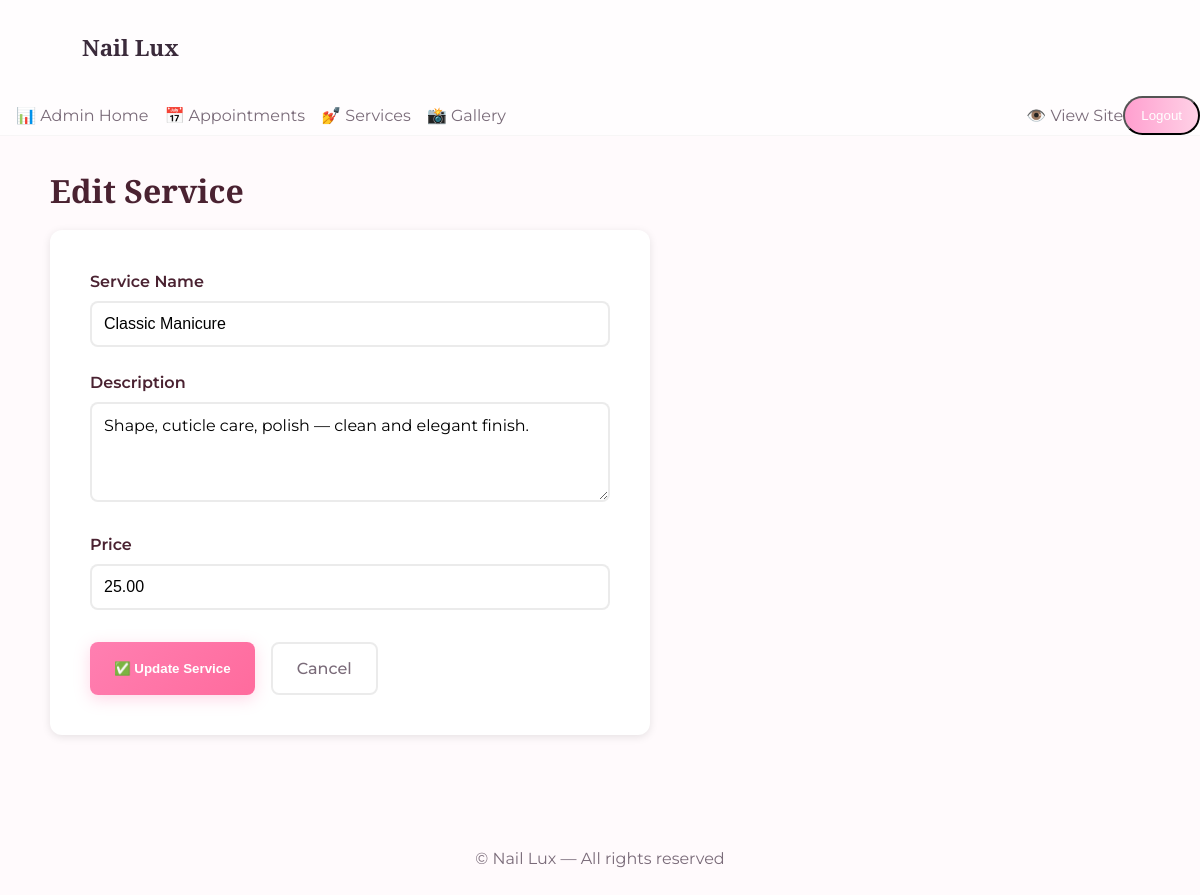
The page /site-admin/services/1/edit/ (signed in) on the database its author committed.
### home/models.py (models this page shows, shortened)
class Service(models.Model):
    service_name = models.CharField(max_length=100)
    description = models.TextField()
    price = models.DecimalField(max_digits=10, decimal_places=2)

### site_admin/views.py (the view)
# urls.py: path('services/<int:service_id>/edit/', views.edit_service, name='edit_service'),
@login_required(login_url='admin_login')
def edit_service(request, service_id):
    service = Service.objects.get(id=service_id)
    if request.method == 'POST':
        service.service_name = request.POST.get('service_name')
        service.description = request.POST.get('description')
        service.price = request.POST.get('price')
        service.save()
        return redirect('services_admin')
    return render(request, 'admin/edit_service.html', context={'service': service})

### site_admin/context_processors.py (called while the page is built)
def admin_context(request):
    is_admin = request.path.startswith('/site-admin')
    return {
        'is_admin_section': is_admin,
    }

### site_admin/templates/admin/edit_service.html (shortened to what this page needs)
{% extends "base.html" %}
{% block content %}
<section class="container admin-section" style="padding: 2rem 0;">
  <h1 style="font-family: Playfair Display, serif; color: #4a2231; font-size: 2rem; margin: 0 0 1rem;">Edit Service</h1>
  <div style="background: white; padding: 2.5rem; border-radius: 12px; box-shadow: 0 2px 8px rgba(0,0,0,0.1); max-width: 600px;">
    <form method="post">
      <div style="margin-bottom: 1.5rem;">
        <label style="display: block; font-weight: 600; margin-bottom: 0.5rem; color: #4a2231;">Service Name</label>
        <input type="text" name="service_name" required placeholder="e.g., Gel Manicure" value="{{ service.service_name }}" style="width: 100%; padding: 0.75rem; border: 2px solid rgba(0,0,0,0.08); border-radius: 8px; font-size: 1rem; box-sizing: border-box;">
      </div>
      <div style="margin-bottom: 1.5rem;">
        <label style="display: block; font-weight: 600; margin-bottom: 0.5rem; color: #4a2231;">Description</label>
        <textarea name="description" required placeholder="Describe the service..." style="width: 100%; padding: 0.75rem; border: 2px solid rgba(0,0,0,0.08); border-radius: 8px; font-size: 1rem; box-sizing: border-box; min-height: 100px; font-family: inherit;">{{ service.description }}</textarea>
      </div>
      <div style="margin-bottom: 2rem;">
        <label style="display: block; font-weight: 600; margin-bottom: 0.5rem; color: #4a2231;">Price</label>
        <input type="number" name="price" required placeholder="0.00" step="0.01" value="{{ service.price }}" style="width: 100%; padding: 0.75rem; border: 2px solid rgba(0,0,0,0.08); border-radius: 8px; font-size: 1rem; box-sizing: border-box;">
      </div>
      <div style="display: flex; gap: 1rem;">
        <button type="submit" class="btn-primary" style="padding: 0.8rem 1.5rem; border: none; cursor: pointer; border-radius: 8px; font-weight: 600;">✅ Update Service</button>
        <a href="{% url 'services_admin' %}" class="btn-ghost" style="padding: 0.8rem 1.5rem; text-decoration: none; border: 2px solid rgba(0,0,0,0.08); border-radius: 8px; display: inline-block;">Cancel</a>
      </div>
    </form>
  </div>
</section>
{% endblock %}

### home/static/home/styles.css (style rules this page uses)
:root { --bg:#fffafc; --muted:#7a6b79; --accent:#ff9fcf; --accent-2:#ffd1e6; --card:#ffffff; --max-w:1100px; }
* { box-sizing:border-box }
body { font-family:Montserrat,system-ui,-apple-system,Segoe UI,Roboto,"Helvetica Neue",Arial;line-height:1.45;color:#2b2b2b;background:var(--bg);margin:0 }
.container { max-width:var(--max-w);margin:0 auto;padding:2rem }
.btn-primary { display:inline-block;background:linear-gradient(90deg,var(--accent),#ff7fb1);color:white;padding:0.9rem 1.2rem;border-radius:12px;text-decoration:none;font-weight:600;box-shadow:0 6px 18px rgba(255,127,177,0.14) }
.btn-ghost { display:inline-block;padding:0.6rem 1rem;border-radius:12px;border:1px solid rgba(0,0,0,0.08);text-decoration:none;color:var(--muted) }
.btn-primary { background: linear-gradient(135deg, #ff7fb1, #ff6b9d); color: white; padding: 0.9rem 2rem; border-radius: 12px; text-decoration: none; font-weight: 600; border: none; cursor: pointer; transition: all 0.2s ease; box-shadow: 0 4px 16px rgba(255, 127, 177, 0.3); display: inline-flex; align-items: center; gap: 0.5rem; }
.btn-ghost { display: inline-block; padding: 0.8rem 1.5rem; border-radius: 12px; border: 2px solid rgba(0, 0, 0, 0.08); text-decoration: none; color: #7a6b79; font-weight: 500; transition: all 0.2s ease; }

### rows shown on the page
Service: service_name "Classic Manicure", description "Shape, cuticle care, polish — clean and elegant finish.", price "25.00"
